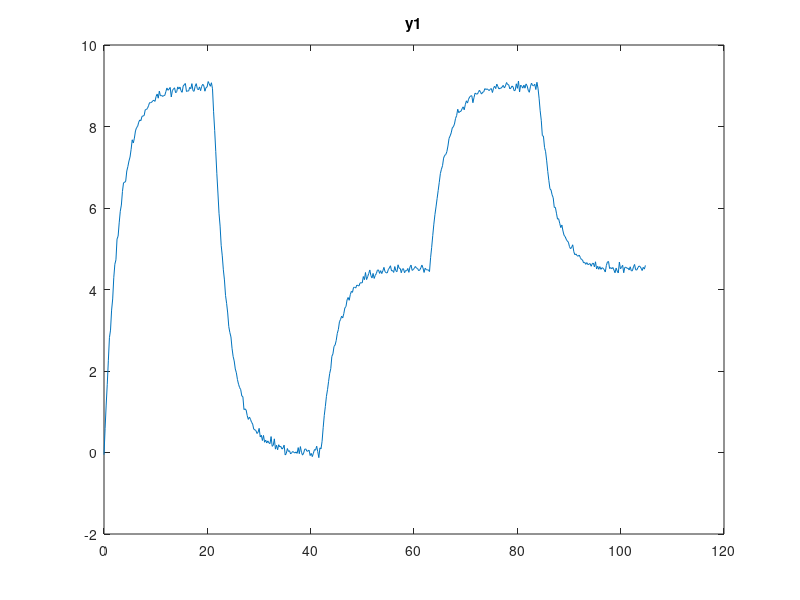
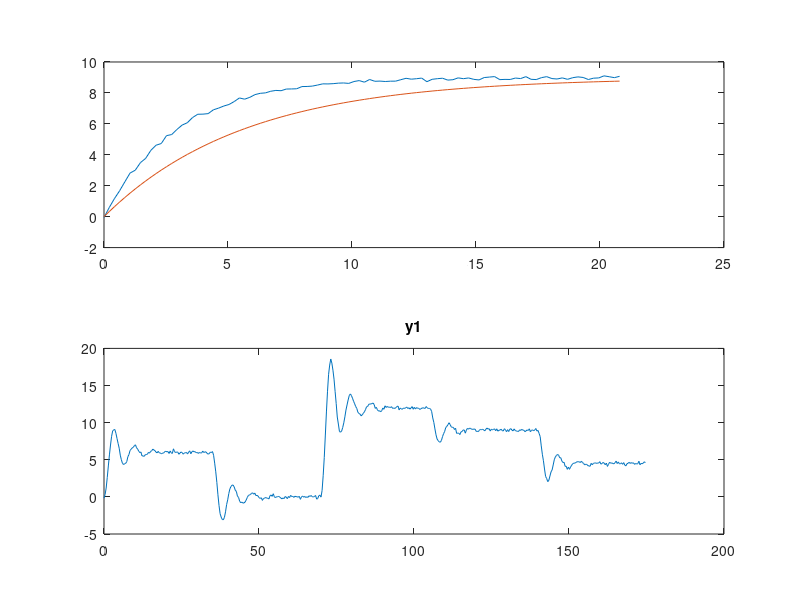
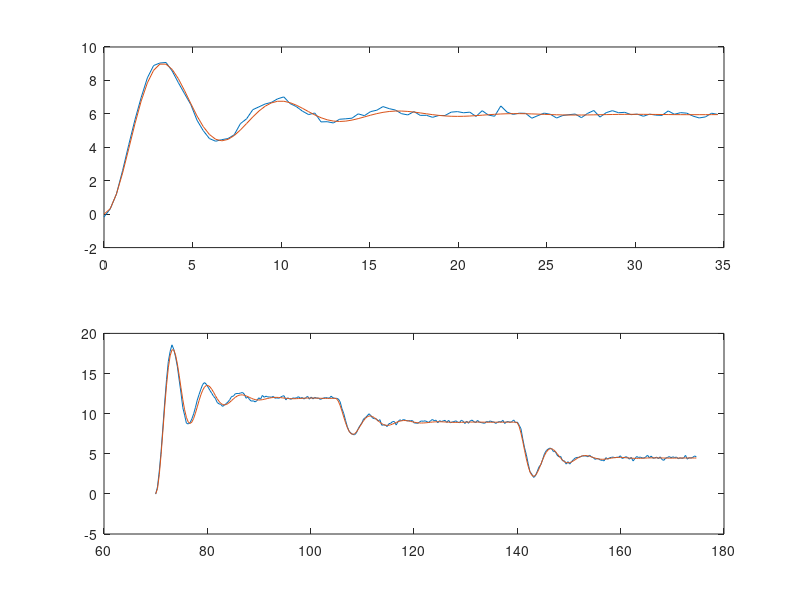

These charts were generated, in order, by the following MATLAB code:
%% First Order Response
clc; clear variables;

s1 = load("lab3_order1_3.mat");

u = cell2struct(s1.data.InputData,"input_fields",1)
y = cell2struct(s1.data.OutputData,"output_fields",1);

plot(s1.t,u.input_fields); title(s1.data.InputName);
plot(s1.t,y.output_fields); title(s1.data.OutputName);

id = struct("u",u.input_fields(1:100),"y",y.output_fields(1:100),"t",s1.t(1:100));
val = struct("u",u.input_fields(201:500),"y",y.output_fields(201:500),"t",s1.t(201:500));

y_ss = 1/11*sum(id.y(90:100,:))
u_ss = 1/11*sum(id.u(90:100,:))
y0 = 0;
u0 = 0;

k = (y_ss-y0)/(u_ss-u0)
hs = tf(k,[63*y_ss/100 1])

y_id_cap = lsim(hs,id.u,id.t);
y_val_cap = lsim(hs,val.u,val.t);

mse_id = 1/100*(id.y)*sum((y_id_cap-id.y).^2);
mse_val = 1/300*(val.y)*sum((y_val_cap-val.y).^2);

figure,
subplot(2,1,1);
plot(id.t,id.y,id.t,y_id_cap); % title("Identification MSE = " + string(mse_id))
subplot(2,1,2);
plot(val.t,val.y,val.t,y_val_cap); % title("Validation MSE = " + string(mse_val))

%% Second Order Response
clear variables;

s2 = load("lab3_order2_3.mat");

u = cell2struct(s2.data.InputData,"input_fields",1);
y = cell2struct(s2.data.OutputData,"output_fields",1);

plot(s2.t,u.input_fields); title(s2.data.InputName);
plot(s2.t,y.output_fields); title(s2.data.OutputName);

id = struct("u",u.input_fields(1:100),"y",y.output_fields(1:100),"t",s2.t(1:100));
val = struct("u",u.input_fields(201:500),"y",y.output_fields(201:500),"t",s2.t(201:500));

y_ss = 1/11*sum(id.y(90:100,:));
u_ss = 1/11*sum(id.u(90:100,:));
y0 = 0;
u0 = 0;

y_max = max(id.y)
y_min = min(id.y)
y1 = 9.07
y2 = 4.36
y3 = 7.01
t1 = 3.5
t3 = 10.15

k = (y_ss-y0)/(u_ss-u0) % gain
M = (y1-y_ss)/(y_ss-y0)
M1 = (y_ss-y2)/(y1-y_ss)
zeta = log(1/M1)/(sqrt(pi^2+log(M1)^2)) % damping factor
wn = abs((2*pi)/((t3-t1)*sqrt(1-zeta^2)))% natural frequency
wn1 = 2/(t3-t1)*sqrt(pi^2+(log(M1))^2)
hs = tf(k*wn^2,[1 2*zeta*wn wn^2])

y_id_cap = lsim(hs,id.u,id.t);
y_val_cap = lsim(hs,val.u,val.t);

mse_id = 1/100*(id.y)*sum((y_id_cap-id.y).^2);
mse_val = 1/300*(val.y)*sum((y_val_cap-val.y).^2);

figure,
subplot(2,1,1);
plot(id.t,id.y,id.t,y_id_cap); % title("Identification MSE = " + string(mse_id))
subplot(2,1,2);
plot(val.t,val.y,val.t,y_val_cap); % title("Validation MSE = " + string(mse_val))
